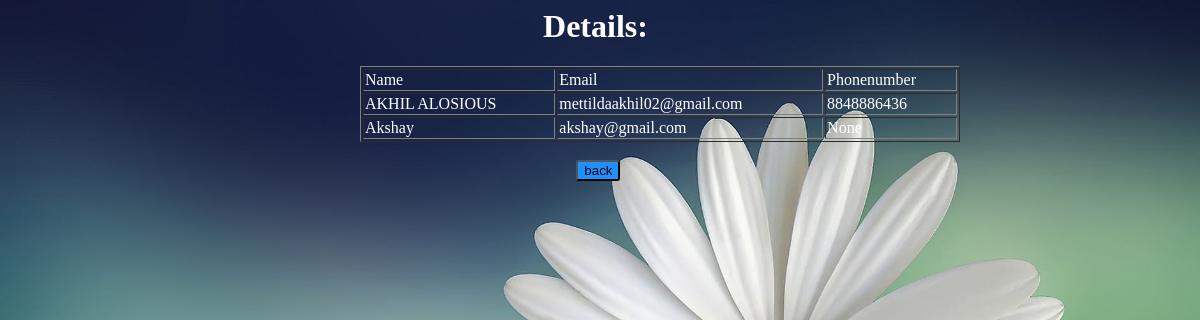
Page /showdetail on the earlier database version.
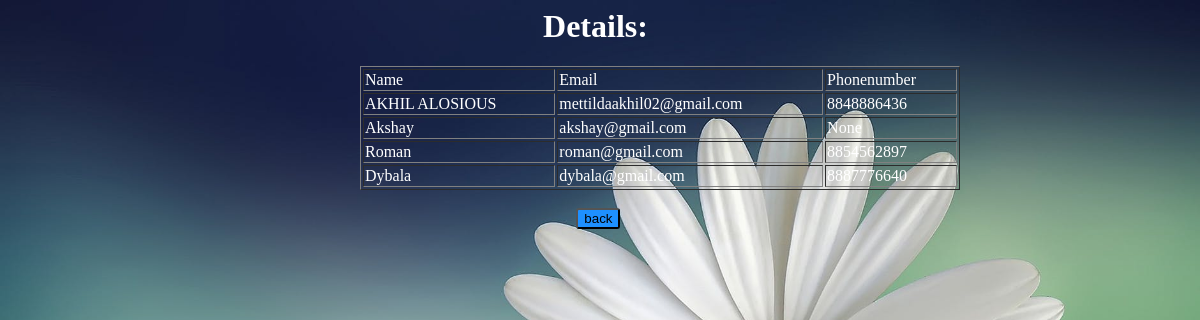
Same page on the later database version.
### dapp/models.py (models this page shows, shortened)
class Dapp(models.Model):
    name = models.CharField(max_length=100)
    email = models.EmailField()
    phonenumber = models.BigIntegerField(null=True)
    description = models.TextField(max_length=100)
    class Meta:
        ordering = ('id',)

### dapp/views.py (the view)
# urls.py: path('showdetail', views.showdetail, name="showdetail"),
def showdetail(request):
    alldetail= Dapp.objects.all()
    context= {'alldetail': alldetail}
    return render(request, 'dapp/home.html', context)

### dapp/templates/dapp/home.html (shortened to what this page needs)
{% load static %}
<html>
<head>
<link href="{% static 'dapp/styles.css' %}" rel="stylesheet" type="text/css">
</head>
<body id="home_body" style="margin-left: 30%;">
<h1 style="margin-left: 22%; color: white;">Details:</h1>
<table border="1" width="600">
<tr>
<td style="color: white;">Name</td>
<td style="color: white;">Email</td>
<td style="color: white;">Phonenumber</td>
</tr>
{% for detail in alldetail %}
<tr>
<td style="color: white;">{{ detail.name }}</td>
<td style="color: white;">{{ detail.email }}</td>
<td style="color: white;">{{ detail.phonenumber }}</td>
</tr>
{% endfor %}
</table><br>
<a href="{% url 'index' %}">
    <button type="button" style="border-radius: 3px; background-color:dodgerblue; margin-left:26%;" id="back">back</button>
    </a>
</body>
</html>

### dapp/static/dapp/styles.css (style rules this page uses)
#home_body { background-image: url("images/flower.jpg"); background-repeat:no-repeat; background-size:100%; }
button { border-radius: 3px; }

Differences in the rows shown:
added Dapp: name "Roman", email "roman@gmail.com", phonenumber "8854562897"
added Dapp: name "Dybala", email "dybala@gmail.com", phonenumber "8887776640"
